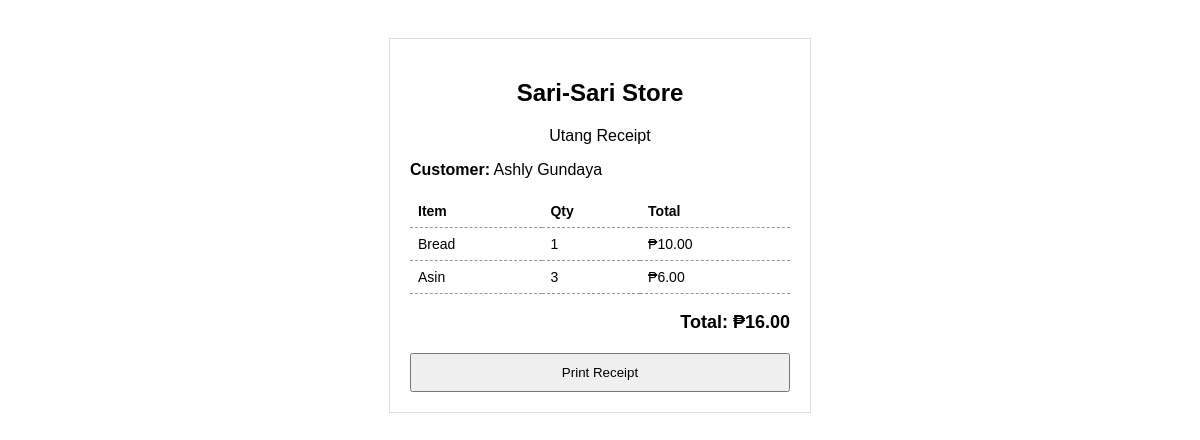
Page /print/2 on the committed database.
### tables this page shows
CREATE TABLE customers (
        id INTEGER PRIMARY KEY AUTOINCREMENT,
        name TEXT NOT NULL
    );

CREATE TABLE utang (
        id INTEGER PRIMARY KEY AUTOINCREMENT,
        customer_id INTEGER NOT NULL,
        item_name TEXT NOT NULL,
        quantity INTEGER NOT NULL,
        price REAL NOT NULL,
        total REAL NOT NULL,
        status TEXT DEFAULT 'UNPAID'
    , date_created TEXT);

### app.py (the view)
@app.route("/print/<int:customer_id>")
def print_receipt(customer_id):
    conn = get_db()
    cursor = conn.cursor()
    cursor.execute("SELECT * FROM customers WHERE id=?", (customer_id,))
    customer = cursor.fetchone()
    cursor.execute("""
        SELECT * FROM utang
        WHERE customer_id=? AND status='UNPAID'
    """, (customer_id,))
    utang_list = cursor.fetchall()
    cursor.execute("""
        SELECT COALESCE(SUM(total),0)
        FROM utang
        WHERE customer_id=? AND status='UNPAID'
    """, (customer_id,))
    total = cursor.fetchone()[0]
    conn.close()
    return render_template(
        "print.html",
        customer=customer,
        utang_list=utang_list,
        total=total
    )

### app.py (called while the page is built)
def get_db():
    return sqlite3.connect("database.db")

### templates/print.html (shortened to what this page needs)
<!DOCTYPE html>
<html>
<head>
</head>
<body>
<div class="receipt">
  <h2>Sari-Sari Store</h2>
  <p class="center">Utang Receipt</p>
  <p><b>Customer:</b> {{ customer[1] }}</p>
  <table>
    <tr>
      <th>Item</th>
      <th>Qty</th>
      <th>Total</th>
    </tr>
    {% for u in utang_list %}
    <tr>
      <td>{{ u[2] }}</td>
      <td>{{ u[3] }}</td>
      <td>₱{{ "%.2f"|format(u[5]) }}</td>
    </tr>
    {% endfor %}
  </table>
  <div class="total">
    Total: ₱{{ "%.2f"|format(total) }}
  </div>
  <button onclick="window.print()">Print Receipt</button>
</div>
</body>
</html>

### templates/print.html (style rules this page uses)
body { font-family: Arial, sans-serif; background: white; padding: 30px; }
.receipt { max-width: 380px; margin: auto; border: 1px solid #ddd; padding: 20px; }
h2, .center { text-align: center; }
table { width: 100%; border-collapse: collapse; margin-top: 15px; }
th, td { padding: 8px; border-bottom: 1px dashed #999; font-size: 14px; text-align: left; }
.total { text-align: right; margin-top: 18px; font-size: 18px; font-weight: bold; }
button { margin-top: 20px; width: 100%; padding: 10px; cursor: pointer; }

### rows in the picture
customers: name "Ashly Gundaya"
utang: item_name "Bread", quantity "1", total "10.00"
utang: item_name "Asin", quantity "3", total "6.00"

### other values in the picture
{{ "%.2f"|format(total) }} "16.00"
